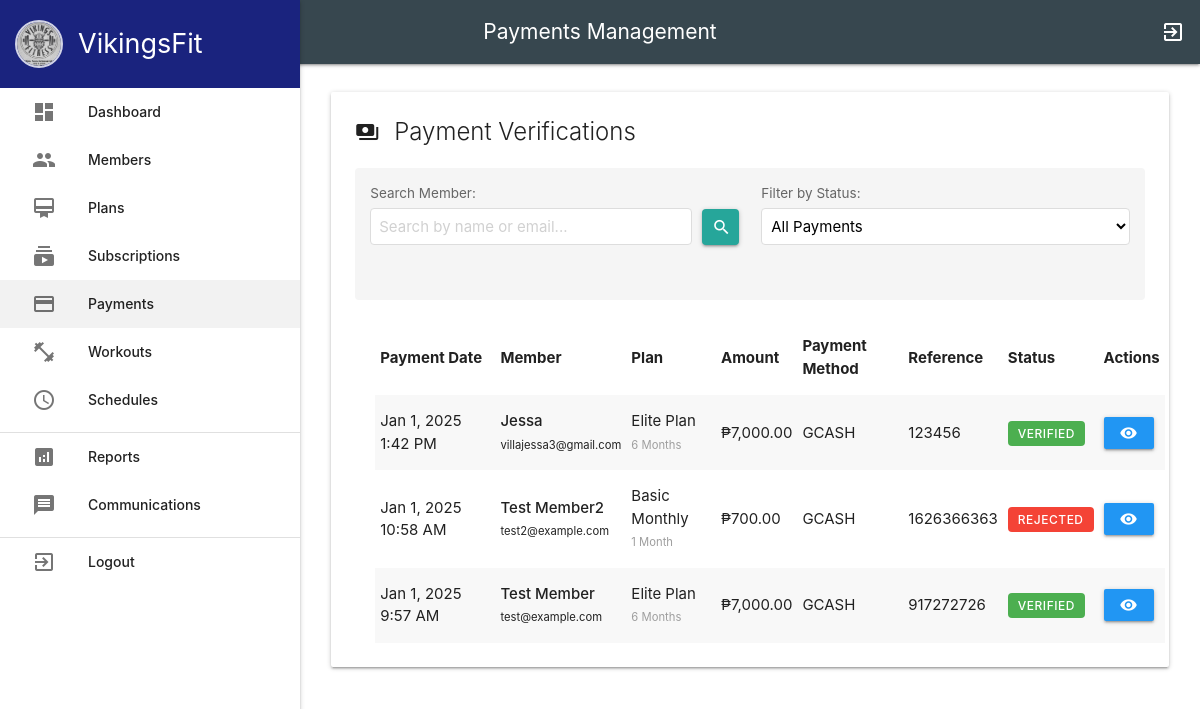
/admin/payments.php (signed in), run on the app's committed database.
### tables this page shows
CREATE TABLE `payments` (
  `id` int(11) NOT NULL,
  `user_id` int(11) NOT NULL,
  `amount` decimal(10,2) NOT NULL,
  `payment_method` enum('cash','gcash') NOT NULL DEFAULT 'cash',
  `payment_reference` varchar(100) DEFAULT NULL,
  `payment_screenshot` varchar(255) DEFAULT NULL,
  `payment_date` timestamp NOT NULL DEFAULT current_timestamp(),
  `status` enum('pending','verified','rejected') DEFAULT 'pending',
  `created_at` timestamp NOT NULL DEFAULT current_timestamp()
);

CREATE TABLE `users` (
  `id` int(11) NOT NULL,
  `username` varchar(50) NOT NULL,
  `password` varchar(255) NOT NULL,
  `email` varchar(100) NOT NULL,
  `full_name` varchar(100) NOT NULL,
  `role` enum('admin','member') DEFAULT 'member',
  `created_at` timestamp NOT NULL DEFAULT current_timestamp()
);

CREATE TABLE `plans` (
  `id` int(11) NOT NULL,
  `name` varchar(100) NOT NULL,
  `description` text DEFAULT NULL,
  `duration` int(11) NOT NULL COMMENT 'Duration in months',
  `price` decimal(10,2) NOT NULL,
  `features` text DEFAULT NULL,
  `created_at` timestamp NOT NULL DEFAULT current_timestamp(),
  `status` enum('active','inactive') NOT NULL DEFAULT 'active'
);

### admin/payments.php (the view, shortened to what this page needs)
<?php
require_once 'includes/header.php';
$query = "
    SELECT
        p.*,
        u.full_name,
        u.email,
        pl.name as plan_name,
        pl.duration,
        COALESCE(s.status, 'pending') as subscription_status
    FROM payments p
    JOIN users u ON p.user_id = u.id
    LEFT JOIN plans pl ON pl.price = p.amount
    LEFT JOIN (
        SELECT user_id, status
        FROM subscriptions
        WHERE status IN ('active', 'pending')
    ) s ON s.user_id = p.user_id
    ORDER BY p.payment_date DESC
";
$stmt = $db->prepare($query);
$stmt->execute();
$payments = $stmt->fetchAll(PDO::FETCH_ASSOC);
?>
<main>
    <div class="dashboard-container">
        <div class="row">
            <div class="col s12">
                <div class="card">
                    <div class="card-content">
                        <span class="card-title">
                            <i class="material-icons left">payments</i>
                            Payment Verifications
                        </span>
                        <div class="filter-section">
                            <div class="row">
                                <div class="col s12 m6">
                                    <label for="search-input">Search Member:</label>
                                    <div class="input-field-with-button">
                                        <input type="text" id="search-input" class="browser-default" placeholder="Search by name or email...">
                                        <button type="button" id="search-button" class="btn waves-effect waves-light">
                                            <i class="material-icons">search</i>
                                        </button>
                                    </div>
                                </div>
                                <div class="col s12 m6">
                                    <label for="status-filter">Filter by Status:</label>
                                    <select id="status-filter" class="browser-default">
                                        <option value="all">All Payments</option>
                                    </select>
                                </div>
                            </div>
                        </div>
                        <table class="striped responsive-table">
                            <thead>
                                <tr>
                                    <th>Payment Date</th>
                                    <th>Member</th>
                                    <th>Plan</th>
                                    <th>Amount</th>
                                    <th>Payment Method</th>
                                    <th>Reference</th>
                                    <th>Status</th>
                                    <th>Actions</th>
                                </tr>
                            </thead>
                            <tbody>
                                <?php foreach ($payments as $payment): ?>
                                    <tr>
                                        <td>
                                            <?php echo date('M j, Y g:i A', strtotime($payment['payment_date'])); ?>
                                        </td>
                                        <td>
                                            <strong><?php echo htmlspecialchars($payment['full_name']); ?></strong><br>
                                            <small><?php echo htmlspecialchars($payment['email']); ?></small>
                                        </td>
                                        <td>
                                            <?php if ($payment['plan_name']): ?>
                                                <?php echo htmlspecialchars($payment['plan_name']); ?><br>
                                                <small class="grey-text">
                                                    <?php echo $payment['duration']; ?> Month<?php echo $payment['duration'] > 1 ? 's' : ''; ?>
                                                </small>
                                            <?php else: ?>
                                                N/A
                                            <?php endif; ?>
                                        </td>
                                        <td>₱<?php echo number_format($payment['amount'], 2); ?></td>
                                        <td><?php echo strtoupper($payment['payment_method']); ?></td>
                                        <td><?php echo htmlspecialchars($payment['payment_reference']); ?></td>
                                        <td>
                                            <span class="status-badge status-<?php echo $payment['status']; ?>">
                                                <?php echo ucfirst($payment['status']); ?>
                                            </span>
                                        </td>
                                        <td>
                                            <div class="action-buttons">
                                                <?php if ($payment['payment_screenshot']): ?>
                                                    <a href="#" class="btn-small blue view-screenshot"
                                                       data-image="../uploads/payments/<?php echo htmlspecialchars($payment['payment_screenshot']); ?>"
                                                       data-reference="<?php echo htmlspecialchars($payment['payment_reference']); ?>">
                                                        <i class="material-icons">visibility</i>
                                                    </a>
                                                <?php endif; ?>
                                            </div>
                                        </td>
                                    </tr>
                                <?php endforeach; ?>
                            </tbody>
                        </table>
                    </div>
                </div>
            </div>
        </div>
    </div>
</main>
<?php require_once 'includes/footer.php'; ?>

### admin/includes/header.php (shortened to what this page needs)
<?php
$current_page = basename($_SERVER['PHP_SELF'], '.php');
$page_titles = [
    'dashboard' => 'Dashboard',
    'members' => 'Members Management',
    'plans' => 'Plans Management',
    'payments' => 'Payments Management',
    'subscriptions' => 'Subscriptions Management',
    'workouts' => 'Workouts Management',
    'schedules' => 'Schedules Management',
    'reports' => 'Reports & Analytics',
    'communications' => 'Member Communications',
    'verify_subscriptions' => 'Verify Subscriptions'
];
$page_title = $page_titles[$current_page] ?? 'Admin Dashboard';
?>
<!DOCTYPE html>
<html lang="en">
<head>
    <link rel="stylesheet" href="https://cdnjs.cloudflare.com/ajax/libs/materialize/1.0.0/css/materialize.min.css">
</head>
<body>
    <ul id="slide-out" class="sidenav sidenav-fixed">
        <li>
            <div class="sidenav-header">
                <img src="../images/logo.jpg" alt="VikingsFit Logo">
                <h4>VikingsFit</h4>
            </div>
        </li>
        <li class="<?php echo $current_page === 'dashboard' ? 'active' : ''; ?>">
            <a href="dashboard.php"><i class="material-icons">dashboard</i>Dashboard</a>
        </li>
        <li class="<?php echo $current_page === 'members' ? 'active' : ''; ?>">
            <a href="members.php"><i class="material-icons">people</i>Members</a>
        </li>
        <li class="<?php echo $current_page === 'plans' ? 'active' : ''; ?>">
            <a href="plans.php"><i class="material-icons">card_membership</i>Plans</a>
        </li>
        <li class="<?php echo $current_page === 'subscriptions' ? 'active' : ''; ?>">
            <a href="subscriptions.php"><i class="material-icons">subscriptions</i>Subscriptions</a>
        </li>
        <li class="<?php echo $current_page === 'payments' ? 'active' : ''; ?>">
            <a href="payments.php"><i class="material-icons">payment</i>Payments</a>
        </li>
        <li class="<?php echo $current_page === 'workouts' ? 'active' : ''; ?>">
            <a href="workouts.php"><i class="material-icons">fitness_center</i>Workouts</a>
        </li>
        <li class="<?php echo $current_page === 'schedules' ? 'active' : ''; ?>">
            <a href="schedules.php"><i class="material-icons">schedule</i>Schedules</a>
        </li>
        <li>
            <div class="divider"></div>
        </li>
        <li class="<?php echo $current_page === 'reports' ? 'active' : ''; ?>">
            <a href="reports.php"><i class="material-icons">analytics</i>Reports</a>
        </li>
        <li class="<?php echo $current_page === 'communications' ? 'active' : ''; ?>">
            <a href="communications.php"><i class="material-icons">message</i>Communications</a>
        </li>
        <li>
            <div class="divider"></div>
        </li>
        <li>
            <a href="../logout.php"><i class="material-icons">exit_to_app</i>Logout</a>
        </li>
    </ul>
    <div class="navbar-fixed">
        <nav class="blue-grey darken-3">
            <div class="nav-wrapper">
                <a href="#!" class="brand-logo left">
                    <span>VikingsFit</span>
                </a>
                <span class="page-title"><?php echo $page_title; ?></span>
                <ul class="right">
                    <li><a href="../logout.php"><i class="material-icons">exit_to_app</i></a></li>
                </ul>
            </div>
        </nav>
    </div>

### admin/includes/footer.php (shortened to what this page needs)
</body>
</html>

### admin/includes/header.php (style rules this page uses)
header, main, footer { padding-left: 300px; }
.dashboard-container { padding: 20px; }
.sidenav { position: fixed; top: 0; width: 300px; height: 100%; background-color: #fff; overflow-y: auto; z-index: 999; }
.sidenav-header { padding: 20px 15px; background: #1a237e; margin-bottom: 0; display: flex; align-items: center; gap: 15px; }
.sidenav-header img { width: 48px; height: 48px; border-radius: 50%; object-fit: cover; border: 2px solid rgba(255, 255, 255, 0.8); }
.sidenav-header h4 { color: white; margin: 0; font-size: 1.8rem; }
.brand-logo { display: flex !important; align-items: center; gap: 12px; padding-left: 20px !important; height: 64px; }
.brand-logo.left { left: 0; transform: none; display: flex !important; align-items: center; gap: 12px; }
.brand-logo.left span { font-size: 1.5rem; font-weight: 500; }
.page-title { position: absolute; width: 100%; text-align: center; left: 0; padding: 0 220px; font-size: 1.4rem; white-space: nowrap; overflow: hidden; text-overflow: ellipsis; }

### admin/payments.php (style rules this page uses)
.card { height: 100%; display: flex; flex-direction: column; }
.card .card-content { flex-grow: 1; }
.action-buttons { display: flex; gap: 5px; align-items: center; }
#status-filter { margin-bottom: 20px; padding: 5px; border: 1px solid #ddd; border-radius: 4px; background-color: white; }
select { display: block !important; height: 2.5rem; }
.filter-section { margin: 20px 0; padding: 15px; background: #f5f5f5; border-radius: 4px; }
.filter-section label { display: block; margin-bottom: 5px; color: #666; font-size: 0.9rem; }
.status-badge { padding: 5px 10px; border-radius: 4px; color: white; font-weight: 500; text-transform: uppercase; font-size: 0.8rem; letter-spacing: 0.5px; }
.status-verified { background-color: #4caf50; }
.status-rejected { background-color: #f44336; }
table.striped > tbody > tr:nth-child(odd) { background-color: rgba(242, 242, 242, 0.5); }
table { margin: 0 20px; }
td { vertical-align: middle; padding: 15px 5px; }
.filter-section input[type="text"], .filter-section select { width: 100%; padding: 8px; border: 1px solid #ddd; border-radius: 4px; background-color: white; height: 2.5rem; }
.input-field-with-button { display: flex; align-items: center; gap: 10px; }
.input-field-with-button input[type="text"] { padding: 8px; border: 1px solid #ddd; border-radius: 4px; background-color: white; height: 2.5rem; width: 100%; }
.input-field-with-button button[type="button"] { padding: 0 10px; border: none; border-radius: 4px; background-color: #26a69a; color: white; cursor: pointer; }

### data on the page
payments: payment_date "Jan 1, 2025 1:42 PM", user.full_name "Jessa", user.email "villajessa3@gmail.com", plans.name "Elite Plan", plans.duration "6", amount "7,000.00", payment_method "GCASH", payment_reference "123456", status "VERIFIED"
payments: payment_date "Jan 1, 2025 10:58 AM", user.full_name "Test Member2", user.email "test2@example.com", plans.name "Basic Monthly", plans.duration "1", amount "700.00", payment_method "GCASH", payment_reference "1626366363", status "REJECTED"
payments: payment_date "Jan 1, 2025 9:57 AM", user.full_name "Test Member", user.email "test@example.com", plans.name "Elite Plan", plans.duration "6", amount "7,000.00", payment_method "GCASH", payment_reference "917272726", status "VERIFIED"

### other printed values
$page_title "Payments Management"
